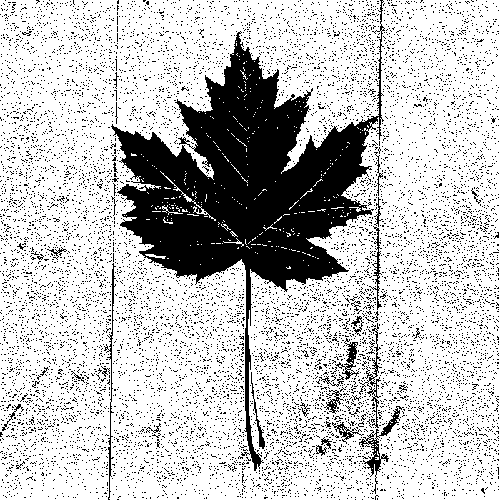
#> input picture images/leaves/leaf_01.bmp, 499 x 500 px
$ python Histogram_image_bmp.py
#> lines starting #> are read from the running program, lines starting #| are printed output that depends on the picture; after the words box and inside, x2 and y2 are one past the last pixel; in counts of white or black regions, pixels touching at a corner belong together
import cv2
from matplotlib import pyplot as grafico

img_inicial = cv2.imread("images/leaves/leaf_01.bmp", 0)
#> img_inicial: shape (500, 499); 76.7% white; 10593 black regions (10558 under 20 px), largest, box (x1, y1, x2, y2) and area: (111, 0, 385, 471) 35959, (359, 406, 404, 494) 592, (104, 263, 116, 500) 395
grafico.hist(img_inicial.ravel(), 256, [0,256])
grafico.show()
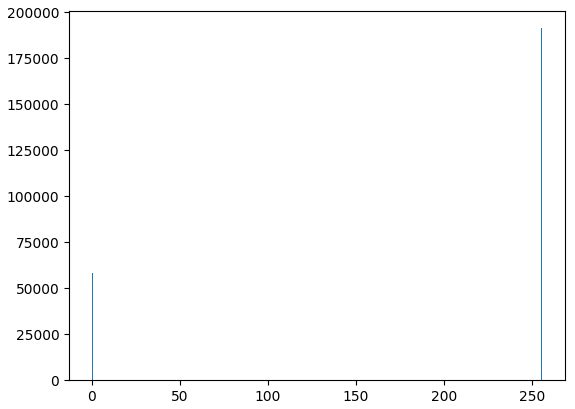
#> figure drawn by matplotlib, 1 panel; tallest bar 191393 high, from x = 255 to 256

# [28 lines of commented-out code are left out]

$ run again, with images/leaves/leaf_02.png saved as images/leaves/leaf_01.bmp
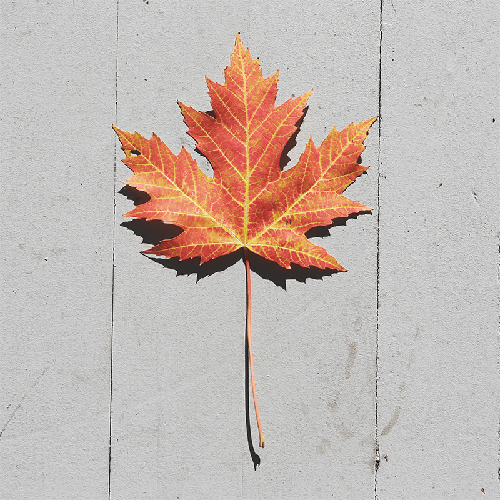
#> input picture images/leaves/leaf_02.png, 500 x 500 px
#> `img_inicial = cv2.imread("images/leaves/leaf_01.bmp", 0)`:
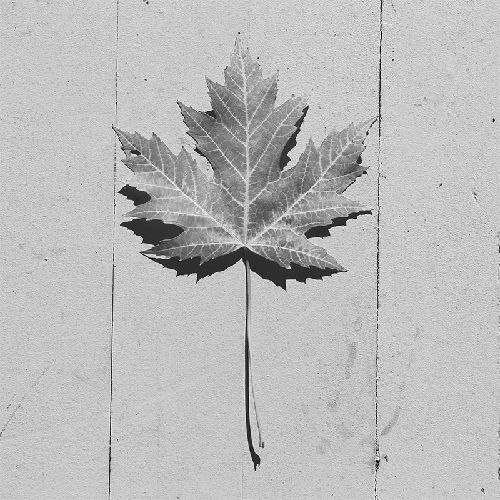
#> img_inicial: shape (500, 500); min 4, max 255, mean 187.9
#> `grafico.show()`:
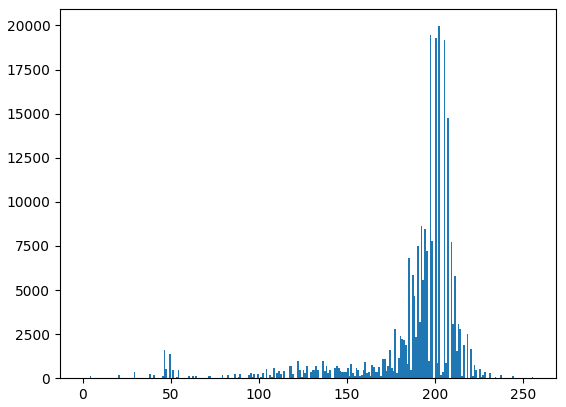
#> figure drawn by matplotlib, 1 panel; tallest bar 19956 high, from x = 202 to 203
